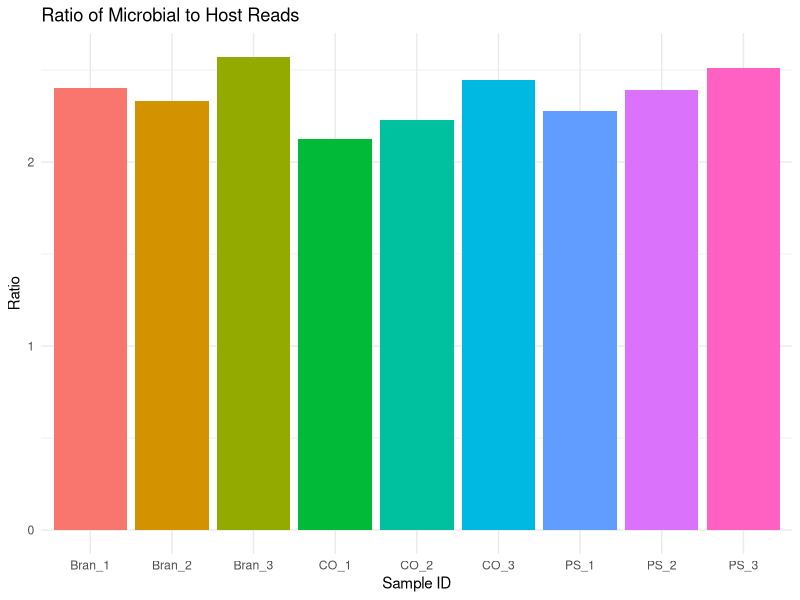

R code for this plot:
data <- data.frame(
  Sample_ID = c("Bran_1", "Bran_2", "Bran_3", "CO_1", "CO_2", "CO_3", "PS_1", "PS_2", "PS_3"),
  Host_Reads = c(2938, 3000, 2800, 3200, 3100, 2900, 3050, 2950, 2850),
  Microbial_Reads = c(7062, 7000, 7200, 6800, 6900, 7100, 6950, 7050, 7150)
)

# Calculate the ratio of microbial to host reads
data$Ratio = data$Microbial_Reads / data$Host_Reads

# Print the updated data frame
print(data)

# Optionally, create a plot of the ratios
library(ggplot2)

plot <- ggplot(data, aes(x = Sample_ID, y = Ratio, fill = Sample_ID)) +
  geom_bar(stat = "identity", show.legend = FALSE) +
  labs(title = "Ratio of Microbial to Host Reads", x = "Sample ID", y = "Ratio") +
  theme_minimal()

ggsave("ratios_plot.png", plot, width = 10, height = 8, dpi = 300)
